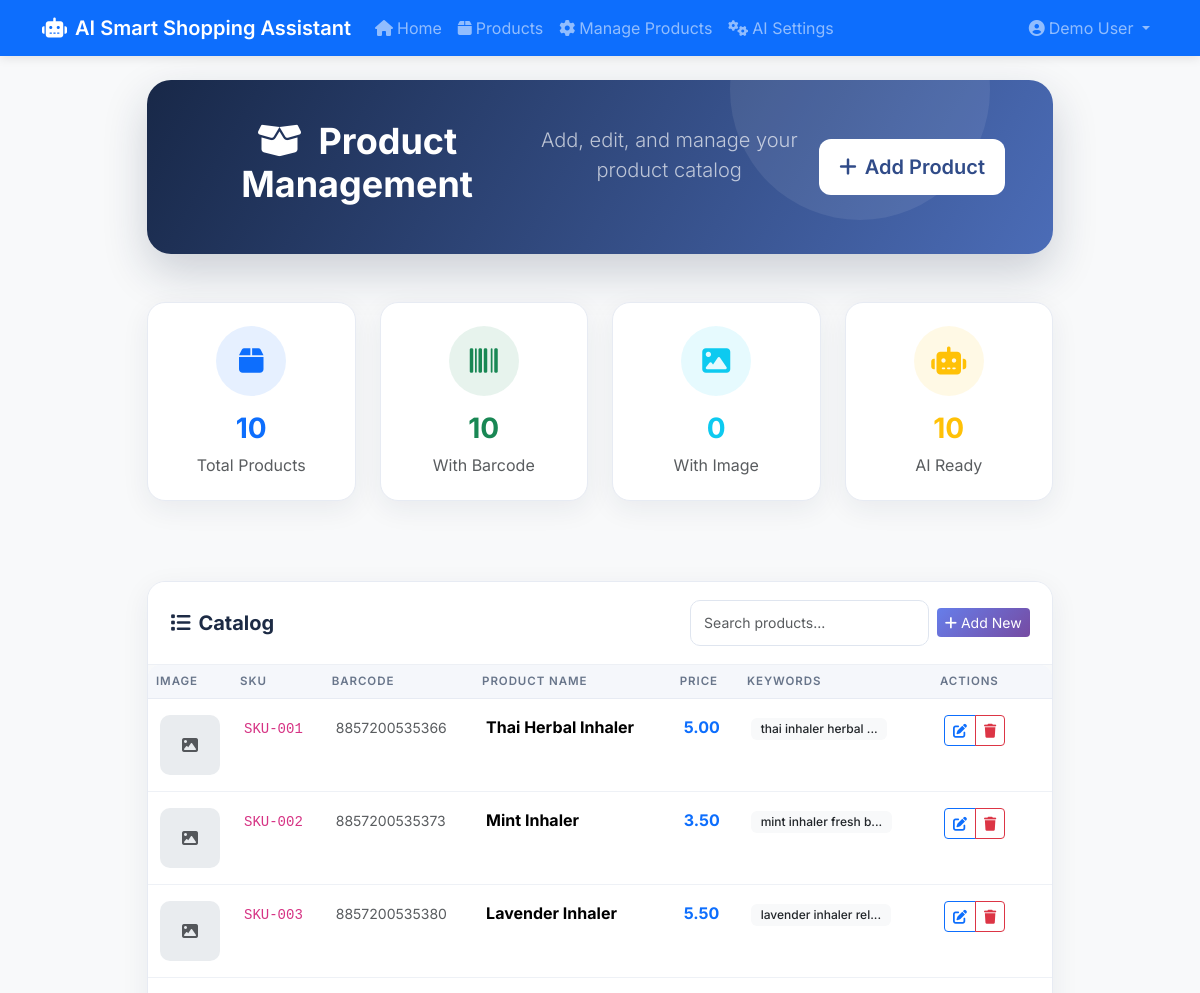
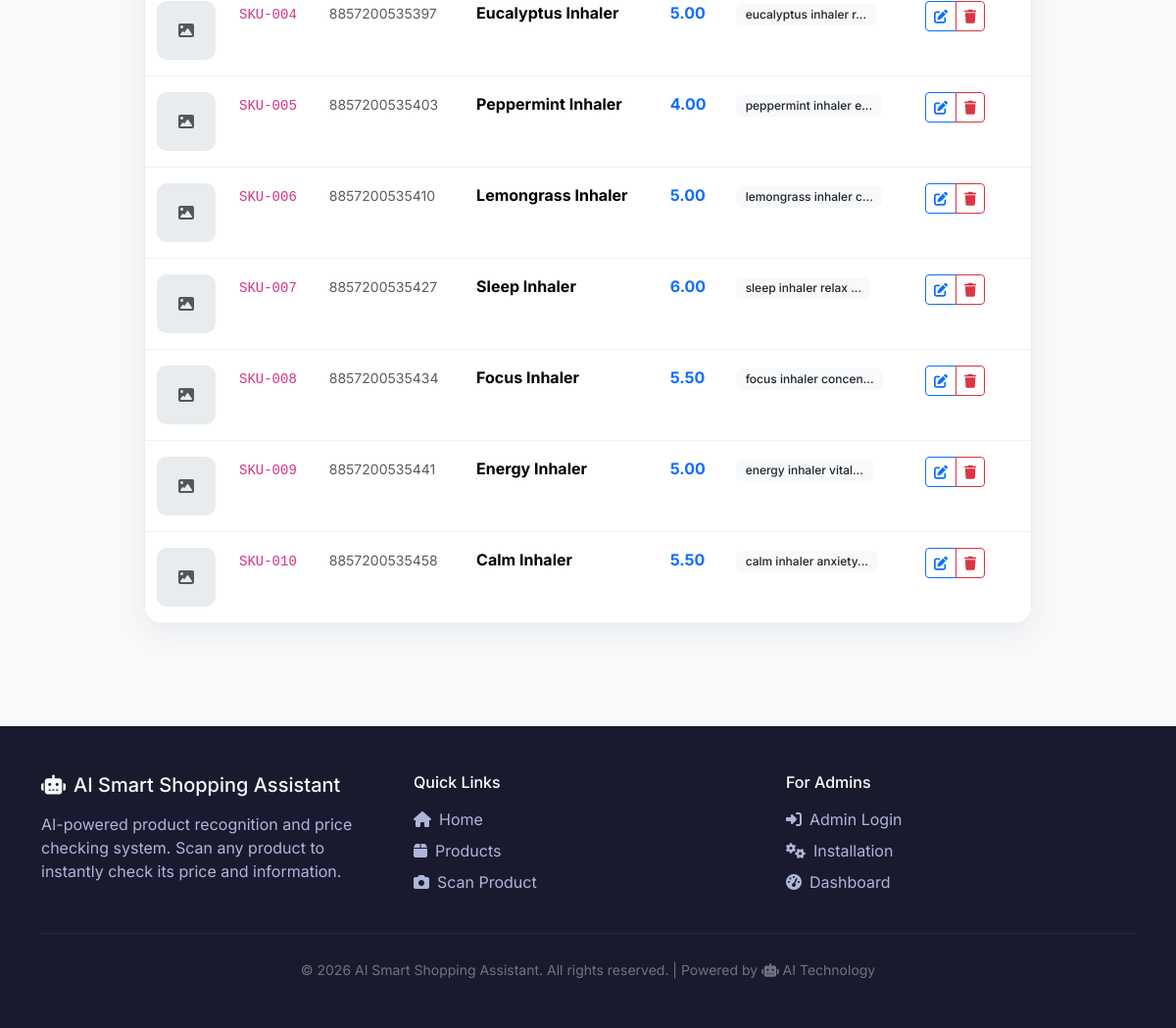
Screenshot of /admin/products.php (signed in) with the database file from the repository (2 pictures, top to bottom).
### tables this page shows
CREATE TABLE IF NOT EXISTS products (
    id INT UNSIGNED AUTO_INCREMENT PRIMARY KEY,
    sku VARCHAR(40) NOT NULL UNIQUE,
    barcode VARCHAR(64) NULL,
    name VARCHAR(120) NOT NULL,
    detect_keywords VARCHAR(255) DEFAULT NULL,
    price DECIMAL(10,2) NOT NULL DEFAULT 0.00,
    description TEXT NULL,
    image_path VARCHAR(255) NULL,
    created_at DATETIME NOT NULL DEFAULT CURRENT_TIMESTAMP,
    updated_at DATETIME NOT NULL DEFAULT CURRENT_TIMESTAMP ON UPDATE CURRENT_TIMESTAMP,
    FULLTEXT INDEX ft_name_keywords (name, detect_keywords)
);

### includes/catalog.php (called while the page is built, shortened)
<?php
function get_products(array $options = []): array {
    $pdo = getDBConnection();
    try {
        $sql = "SELECT * FROM products";
        $params = [];
        $sql .= " ORDER BY created_at DESC";
        $stmt = $pdo->prepare($sql);
        $stmt->execute($params);
        return $stmt->fetchAll();
    } catch (Exception $e) {
        error_log('Get products error: ' . $e->getMessage());
        return [];
    }
}

### admin/products.php (the view, shortened to what this page needs)
<?php
$action = $_GET['action'] ?? '';
$products = get_products();
include __DIR__ . '/includes/header.php';
?>
<div class="container admin-page">
    <div class="row justify-content-center">
        <div class="col-lg-10">
            <div class="hero-section text-center mb-5">
                <h1 class="display-5 fw-bold mb-3">
                    <i class="fas fa-box-open me-2"></i>
                    Product Management
                </h1>
                <p class="lead mb-4 opacity-75">
                    Add, edit, and manage your product catalog
                </p>
                <a href="?action=add" class="btn btn-scan btn-lg">
                    <i class="fas fa-plus me-2"></i>Add Product
                </a>
            </div>
            <?php if ($action !== 'add' && $action !== 'edit'): ?>
            <div class="row g-4 mb-5">
                <div class="col-md-3">
                    <div class="card feature-card text-center">
                        <div class="card-body">
                            <div class="feature-icon bg-primary bg-opacity-10 text-primary mx-auto">
                                <i class="fas fa-box"></i>
                            </div>
                            <h3 class="fw-bold text-primary mt-3"><?php echo $products ? count($products) : 0; ?></h3>
                            <p class="text-muted mb-0">Total Products</p>
                        </div>
                    </div>
                </div>
                <div class="col-md-3">
                    <div class="card feature-card text-center">
                        <div class="card-body">
                            <div class="feature-icon bg-success bg-opacity-10 text-success mx-auto">
                                <i class="fas fa-barcode"></i>
                            </div>
                            <h3 class="fw-bold text-success mt-3">
                                <?php echo $products ? count(array_filter($products, fn($p) => !empty($p['barcode']))) : 0; ?>
                            </h3>
                            <p class="text-muted mb-0">With Barcode</p>
                        </div>
                    </div>
                </div>
                <div class="col-md-3">
                    <div class="card feature-card text-center">
                        <div class="card-body">
                            <div class="feature-icon bg-info bg-opacity-10 text-info mx-auto">
                                <i class="fas fa-image"></i>
                            </div>
                            <h3 class="fw-bold text-info mt-3">
                                <?php echo $products ? count(array_filter($products, fn($p) => !empty($p['image_path']))) : 0; ?>
                            </h3>
                            <p class="text-muted mb-0">With Image</p>
                        </div>
                    </div>
                </div>
                <div class="col-md-3">
                    <div class="card feature-card text-center">
                        <div class="card-body">
                            <div class="feature-icon bg-warning bg-opacity-10 text-warning mx-auto">
                                <i class="fas fa-robot"></i>
                            </div>
                            <h3 class="fw-bold text-warning mt-3"><?php echo $products ? count($products) : 0; ?></h3>
                            <p class="text-muted mb-0">AI Ready</p>
                        </div>
                    </div>
                </div>
            </div>
            <div class="feature-card">
                <div class="card-header d-flex justify-content-between align-items-center">
                    <h5 class="mb-0"><i class="fas fa-list me-2"></i>Catalog</h5>
                    <div class="d-flex gap-2 align-items-center">
                    <input type="search" class="form-control form-control-sm" id="productFilter" placeholder="Search products..." aria-label="Search products">
                    <a href="?action=add" class="btn btn-primary btn-sm text-nowrap">
                        <i class="fas fa-plus me-1"></i>Add New
                    </a>
                    </div>
                </div>
                <div class="card-body p-0">
                    <?php if (empty($products)): ?>
                    <div class="empty-state p-5">
                        <i class="fas fa-box-open"></i>
                        <h4 class="text-muted mt-3">No Products Yet</h4>
                        <p class="text-muted mb-4">Start by adding your first product to the catalog.</p>
                        <a href="?action=add" class="btn btn-scan">
                            <i class="fas fa-plus me-2"></i>Add First Product
                        </a>
                    </div>
                    <?php else: ?>
                    <div class="table-responsive">
                        <table class="table table-hover mb-0">
                            <thead>
                                <tr>
                                    <th style="width: 80px;">Image</th>
                                    <th>SKU</th>
                                    <th>Barcode</th>
                                    <th>Product Name</th>
                                    <th>Price</th>
                                    <th>Keywords</th>
                                    <th style="width: 120px;">Actions</th>
                                </tr>
                            </thead>
                            <tbody>
                                <?php foreach ($products as $prod): ?>
                                <tr data-product-row data-search="<?php echo htmlspecialchars(strtolower($prod['sku'] . ' ' . ($prod['barcode'] ?? '') . ' ' . $prod['name'] . ' ' . ($prod['detect_keywords'] ?? ''))); ?>">
                                    <td>
                                        <?php if ($prod['image_path']): ?>
                                        <img src="<?php echo APP_URL; ?>/<?php echo htmlspecialchars($prod['image_path']); ?>"
                                             alt="" class="table-image">
                                        <?php else: ?>
                                        <div class="table-image" style="background: #e9ecef; display: flex; align-items: center; justify-content: center;">
                                            <i class="fas fa-image text-muted"></i>
                                        </div>
                                        <?php endif; ?>
                                    </td>
                                    <td><code><?php echo htmlspecialchars($prod['sku']); ?></code></td>
                                    <td><small class="text-muted"><?php echo htmlspecialchars($prod['barcode'] ?? '-'); ?></small></td>
                                    <td class="fw-bold"><?php echo htmlspecialchars($prod['name']); ?></td>
                                    <td><span class="text-primary fw-bold"><?php echo number_format($prod['price'], 2); ?></span></td>
                                    <td>
                                        <?php if (!empty($prod['detect_keywords'])): ?>
                                        <span class="badge bg-light text-dark"><?php echo htmlspecialchars(substr($prod['detect_keywords'], 0, 20)); ?><?php echo strlen($prod['detect_keywords']) > 20 ? '...' : ''; ?></span>
                                        <?php else: ?>
                                        <span class="text-muted">-</span>
                                        <?php endif; ?>
                                    </td>
                                    <td>
                                        <div class="btn-group btn-group-sm">
                                            <a href="?action=edit&id=<?php echo $prod['id']; ?>" class="btn btn-outline-primary" title="Edit">
                                                <i class="fas fa-edit"></i>
                                            </a>
                                            <a href="?action=delete&id=<?php echo $prod['id']; ?>" class="btn btn-outline-danger"
                                               onclick="return confirm('Are you sure you want to delete this product?');" title="Delete">
                                                <i class="fas fa-trash"></i>
                                            </a>
                                        </div>
                                    </td>
                                </tr>
                                <?php endforeach; ?>
                            </tbody>
                        </table>
                    </div>
                    <?php endif; ?>
                </div>
            </div>
            <?php endif; ?>
        </div>
    </div>
</div>
<?php include __DIR__ . '/includes/footer.php'; ?>

### assets/css/app.css (style rules this page uses)
:root { --primary-gradient: linear-gradient(135deg, #667eea 0%, #764ba2 100%); --success-gradient: linear-gradient(135deg, #00c853, #00e676); --card-shadow: 0 4px 20px rgba(0,0,0,0.08); --card-hover-shadow: 0 8px 30px rgba(0,0,0,0.15); }
body { font-family: 'Inter', -apple-system, BlinkMacSystemFont, sans-serif; background-color: #f8f9fa; color: #333; }
.hero-section { padding: 3rem 1rem; background: var(--primary-gradient); border-radius: 20px; color: white; margin-bottom: 2rem; }
.hero-section h1 { color: white !important; }
.hero-section .lead { color: rgba(255,255,255,0.9) !important; }
.feature-icon { width: 70px; height: 70px; }
.btn-primary { background: var(--primary-gradient); border: none; }
.table { border-radius: 12px; overflow: hidden; }
.table thead th { background: #f8f9fa; border-bottom: 2px solid #e9ecef; font-weight: 600; text-transform: uppercase; font-size: 0.85rem; letter-spacing: 0.5px; }
.table tbody tr { transition: background-color 0.2s; }
.badge { font-weight: 500; padding: 0.4em 0.8em; }

### admin/products.php (style rules this page uses)
.hero-section { background: linear-gradient(135deg, #667eea 0%, #764ba2 100%); padding: 3rem 2rem; border-radius: 20px; color: white; margin-bottom: 2rem; box-shadow: 0 10px 40px rgba(102, 126, 234, 0.3); }
.qr-card, .feature-card { border: none; border-radius: 20px; box-shadow: 0 10px 40px rgba(0,0,0,0.1); overflow: hidden; margin-bottom: 2rem; }
.feature-card .card-header { background: linear-gradient(135deg, #667eea 0%, #764ba2 100%); color: white; border: none; padding: 1.5rem; }
.feature-card .card-body { padding: 2rem; }
.feature-icon { width: 70px; height: 70px; border-radius: 50%; display: flex; align-items: center; justify-content: center; font-size: 1.75rem; margin: 0 auto 1rem; }
.btn-scan { background: linear-gradient(135deg, #667eea 0%, #764ba2 100%); border: none; color: white; padding: 1rem 2.5rem; border-radius: 50px; font-weight: 600; transition: all 0.3s ease; }
.table-image { width: 60px; height: 60px; object-fit: cover; border-radius: 10px; }
.admin-page { max-width: 1240px; }
.admin-page .hero-section { position: relative; overflow: hidden; display: flex; align-items: center; justify-content: space-between; text-align: left; padding: 2.5rem 3rem; border-radius: 24px; background: linear-gradient(120deg, #182848, #4b6cb7); box-shadow: 0 18px 45px rgba(24, 40, 72, 0.2); }
.admin-page .hero-section::after { content: ''; position: absolute; width: 260px; height: 260px; right: 7%; top: -120px; border-radius: 50%; background: rgba(255, 255, 255, 0.08); }
.admin-page .hero-section h1, .admin-page .hero-section p { position: relative; z-index: 1; }
.admin-page .hero-section h1 { font-size: clamp(1.7rem, 3vw, 2.4rem); margin-bottom: .5rem !important; }
.admin-page .hero-section .btn-scan { position: relative; z-index: 1; background: #fff; color: #304b88; padding: .8rem 1.25rem; border-radius: 12px; white-space: nowrap; }
.admin-page .feature-card { border: 1px solid #e7ebf3; border-radius: 18px; box-shadow: 0 8px 28px rgba(25, 42, 70, .07); }
.admin-page .feature-card .card-header { background: #fff; color: #1d2b45; border-bottom: 1px solid #edf0f5; padding: 1.15rem 1.4rem; }
.admin-page .feature-card .card-header h5 { font-weight: 700; }
.admin-page .feature-card .card-body { padding: 1.4rem; }
.admin-page .feature-card.text-center { transition: transform .2s ease, box-shadow .2s ease; }
.admin-page .table thead th { background: #f5f7fb; color: #68758a; border-bottom: 1px solid #e7ebf3; font-size: .72rem; letter-spacing: .08em; }
.admin-page .table tbody td { padding: 1rem .75rem; border-color: #eef1f6; }
.admin-page .form-control, .admin-page .input-group-text { border-color: #dfe5ef; border-radius: 10px; }
.admin-page .form-control { padding: .7rem .85rem; }

### rows the page displays
products: sku "SKU-001", barcode "8857200535366", name "Thai Herbal Inhaler", price "5.00", detect_keywords "thai inhaler herbal"
products: sku "SKU-002", barcode "8857200535373", name "Mint Inhaler", price "3.50", detect_keywords "mint inhaler fresh b"
products: sku "SKU-003", barcode "8857200535380", name "Lavender Inhaler", price "5.50", detect_keywords "lavender inhaler rel"
products: sku "SKU-004", barcode "8857200535397", name "Eucalyptus Inhaler", price "5.00", detect_keywords "eucalyptus inhaler r"
products: sku "SKU-005", barcode "8857200535403", name "Peppermint Inhaler", price "4.00", detect_keywords "peppermint inhaler e"
products: sku "SKU-006", barcode "8857200535410", name "Lemongrass Inhaler", price "5.00", detect_keywords "lemongrass inhaler c"
products: sku "SKU-007", barcode "8857200535427", name "Sleep Inhaler", price "6.00", detect_keywords "sleep inhaler relax"
products: sku "SKU-008", barcode "8857200535434", name "Focus Inhaler", price "5.50", detect_keywords "focus inhaler concen"
products: sku "SKU-009", barcode "8857200535441", name "Energy Inhaler", price "5.00", detect_keywords "energy inhaler vital"
products: sku "SKU-010", barcode "8857200535458", name "Calm Inhaler", price "5.50", detect_keywords "calm inhaler anxiety"

### other values shown
APP_NAME "AI Smart Shopping Assistant"
current_user()['name'] "Demo User"
count($products) "10"
count(array_filter($products, fn($p) => !empty($p['barcode']))) "10"
count(array_filter($products, fn($p) => !empty($p['image_path']))) "0"
